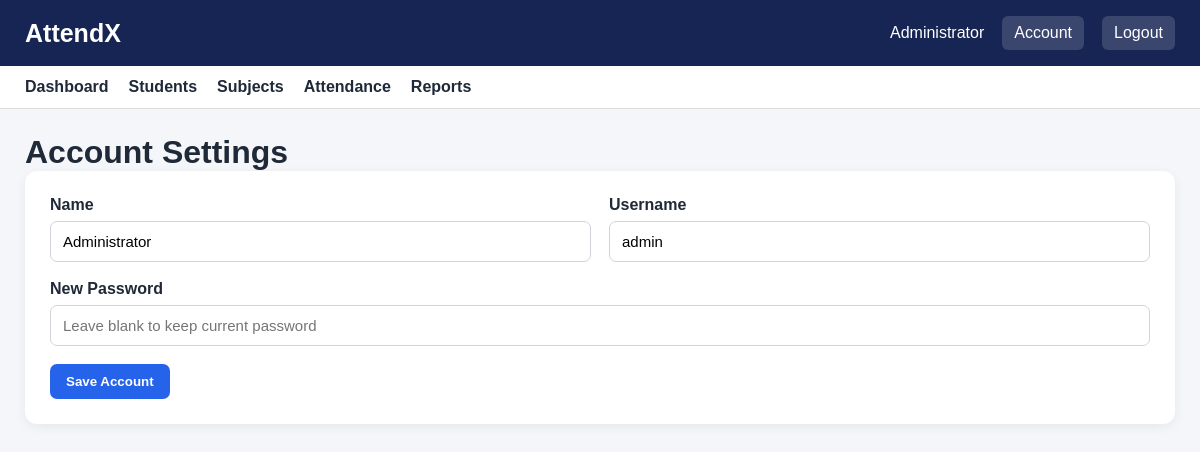
/account (signed in), run on the app's committed database.
### tables this page shows
CREATE TABLE users (
        id INTEGER PRIMARY KEY AUTOINCREMENT,
        username TEXT UNIQUE NOT NULL,
        password TEXT NOT NULL,
        full_name TEXT NOT NULL
    );

### app.py (the view, shortened to what this page needs)
@app.route("/account", methods=["GET", "POST"])
@login_required
def account():
    conn = get_db()
    user = conn.execute(
        "SELECT username, full_name FROM users WHERE id = ?",
        (session["user_id"],)
    ).fetchone()
    conn.close()
    return render_template("account.html", user=user)

### app.py (called while the page is built)
def get_db():
    conn = sqlite3.connect(DATABASE)
    conn.row_factory = sqlite3.Row
    conn.execute("PRAGMA foreign_keys = ON")
    return conn

def login_required(f):
    @wraps(f)
    def decorated_function(*args, **kwargs):
        if "user_id" not in session:
            return redirect(url_for("login"))
        return f(*args, **kwargs)
    return decorated_function

### templates/account.html
{% extends "base.html" %}
{% block content %}
<h1>Account Settings</h1>
<div class="panel account-panel">
    <form method="POST" class="form-grid">
        <div>
            <label for="full-name">Name</label>
            <input id="full-name" name="full_name" value="{{ user['full_name'] }}" required>
        </div>
        <div>
            <label for="username">Username</label>
            <input id="username" name="username" value="{{ user['username'] }}" required>
        </div>
        <div class="full">
            <label for="password">New Password</label>
            <input id="password" name="password" type="password" minlength="6" placeholder="Leave blank to keep current password">
        </div>
        <div class="full">
            <button class="btn primary" type="submit">Save Account</button>
        </div>
    </form>
</div>
{% endblock %}

### templates/base.html (shortened to what this page needs)
<!DOCTYPE html>
<html lang="en">
<head>
    <link rel="stylesheet"
            href="{{ url_for('static', filename='style.css') }}">
</head>
<body>
{% if session.get('user_id') %}
<header class="topbar">
    <div class="brand">
        AttendX
    </div>
    <div class="user-area">
        {{ session.get('full_name') }}
        <a href="{{ url_for('account') }}">Account</a>
        <a href="{{ url_for('logout') }}">Logout</a>
    </div>
</header>
<nav class="navbar">
    <a href="{{ url_for('dashboard') }}">Dashboard</a>
    <a href="{{ url_for('students') }}">Students</a>
    <a href="{{ url_for('subjects') }}">Subjects</a>
    <a href="{{ url_for('attendance') }}">Attendance</a>
    <a href="{{ url_for('reports') }}">Reports</a>
</nav>
{% endif %}
<main class="container">
{% block content %}
{% endblock %}
</main>
</body>
</html>

### static/style.css (style rules this page uses)
* { box-sizing: border-box; margin: 0; padding: 0; }
body { font-family: Arial, Helvetica, sans-serif; background: #f4f6f9; color: #1f2937; }
a { text-decoration: none; color: inherit; }
.topbar { background: #172554; color: white; padding: 16px 25px; display: flex; justify-content: space-between; align-items: center; }
.brand { font-size: 25px; font-weight: bold; }
.user-area { display: flex; gap: 18px; align-items: center; }
.user-area a { background: rgba(255,255,255,0.15); padding: 8px 12px; border-radius: 6px; }
.navbar { background: white; padding: 12px 25px; display: flex; gap: 20px; border-bottom: 1px solid #ddd; }
.navbar a { font-weight: 600; }
.container { max-width: 1200px; margin: auto; padding: 25px; }
.panel { background: white; padding: 25px; margin-bottom: 25px; border-radius: 12px; box-shadow: 0 3px 12px rgba(0,0,0,0.06); }
.form-grid { display: grid; grid-template-columns: repeat(2, 1fr); gap: 18px; }
.form-grid .full { grid-column: 1 / -1; }
label { display: block; font-weight: 600; margin-bottom: 7px; }
input, select { width: 100%; padding: 11px 12px; border: 1px solid #d1d5db; border-radius: 7px; font-size: 15px; background: white; }
.btn { border: none; background: #e5e7eb; padding: 10px 16px; border-radius: 7px; cursor: pointer; font-weight: 600; display: inline-block; }
.btn.primary { background: #2563eb; color: white; }

### data on the page
users: get "Administrator", full_name "Administrator", username "admin"
